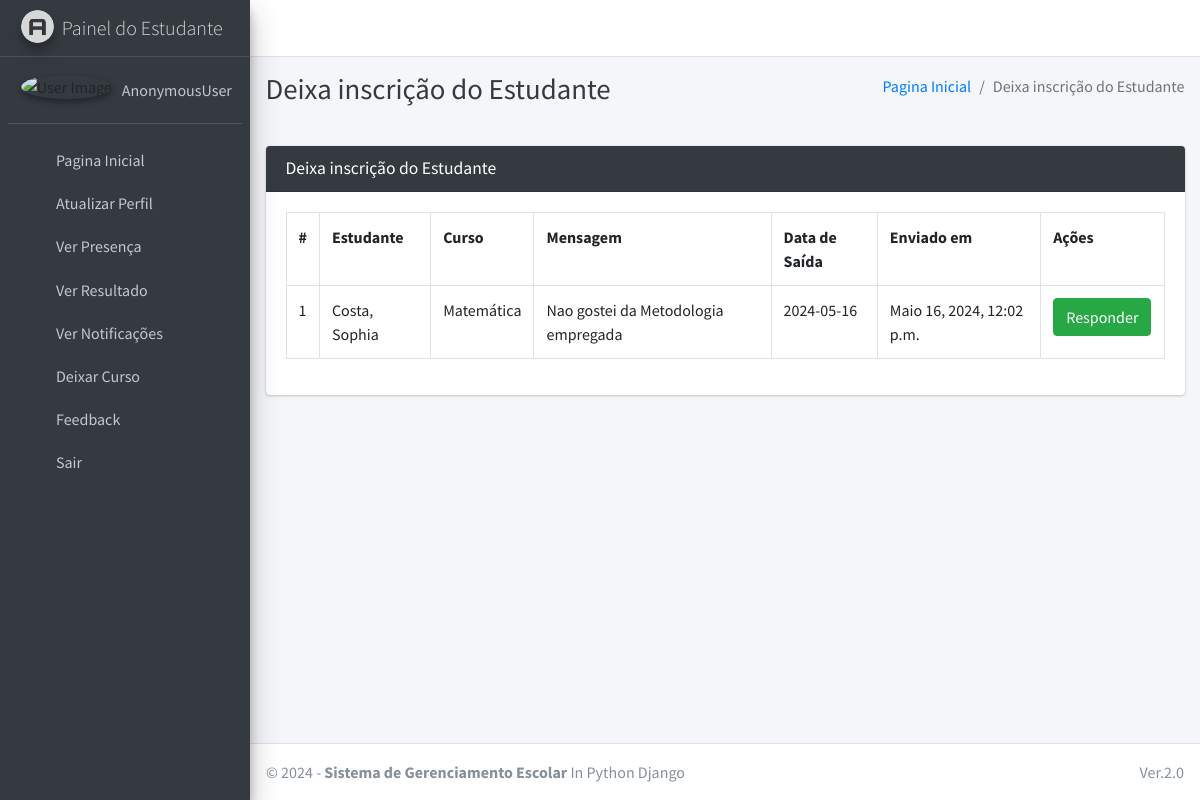
The app's page /student/view/leave/ with its own data.
### main_app/models.py (models this page shows, shortened)
class LeaveReportStudent(models.Model):
    student = models.ForeignKey(Student, on_delete=models.CASCADE)
    date = models.CharField(max_length=60)
    message = models.TextField()
    status = models.SmallIntegerField(default=0)
    created_at = models.DateTimeField(auto_now_add=True)
    updated_at = models.DateTimeField(auto_now=True)

class Student(models.Model):
    admin = models.OneToOneField(CustomUser, on_delete=models.CASCADE)
    course = models.ForeignKey(Course, on_delete=models.DO_NOTHING, null=True, blank=False)
    session = models.ForeignKey(Session, on_delete=models.DO_NOTHING, null=True)
    def __str__(self):
        return self.admin.last_name + ", " + self.admin.first_name

class CustomUser(AbstractUser):
    USER_TYPE = ((1, "HOD"), (2, "Staff"), (3, "Student"))
    GENDER = [("M", "Male"), ("F", "Female")]
    username = None  # Removed username, using email instead
    email = models.EmailField(unique=True)
    user_type = models.CharField(default=1, choices=USER_TYPE, max_length=1)
    gender = models.CharField(max_length=1, choices=GENDER)
    profile_pic = models.ImageField()
    address = models.TextField()
    fcm_token = models.TextField(default="")  # For firebase notifications
    created_at = models.DateTimeField(auto_now_add=True)
    updated_at = models.DateTimeField(auto_now=True)
    USERNAME_FIELD = "email"
    REQUIRED_FIELDS = []
    objects = CustomUserManager()

class Course(models.Model):
    name = models.CharField(max_length=120)
    created_at = models.DateTimeField(auto_now_add=True)
    updated_at = models.DateTimeField(auto_now=True)
    def __str__(self):
        return self.name

### main_app/hod_views.py (the view, shortened to what this page needs)
# urls.py: path("student/view/leave/", hod_views.view_student_leave,
@csrf_exempt
def view_student_leave(request):
    if request.method != 'POST':
        allLeave = LeaveReportStudent.objects.all()
        context = {
            'allLeave': allLeave,
            'page_title': 'Deixa inscrição do Estudante'
        }
        return render(request, "hod_template/student_leave_view.html", context)

### main_app/templates/hod_template/student_leave_view.html (shortened to what this page needs)
{% extends 'main_app/base.html' %}
{% load static %}
{% block page_title %}{{page_title}}{% endblock page_title %}
{% block content %}
<section class="content">
    <div class="container-fluid">
        <div class="row">
            <div class="col-md-12">
                <div class="card card-dark">
                    <div class="card-header">
                        <h3 class="card-title">{{page_title}}</h3>
                    </div>
                    <div class="table card-body">
                        <table class="table table-bordered table-hover">
                            <tr>
                                <th>#</th>
                                <th>Estudante</th>
                                <th>Curso</th>
                                <th>Mensagem</th>
                                <th>Data de Saída</th>
                                <th>Enviado em</th>
                                <th>Ações</th>
                            </tr>
                            {% for leave in  allLeave %}
                              <tr>
                                  <td>{{forloop.counter}}</td>
                                  <td>{{leave.student}}</td>
                                  <td>{{leave.student.course}}</td>
                                  <td>{{leave.message}}</td>
                                  <td>{{leave.date}}</td>
                                  <td>{{leave.created_at}}</td>
                                      {% if leave.status == 0 %}
                                           <td> <button data-toggle = "modal" data-target = "#reply_modal" value="{{leave.id}}" class="btn btn-success reply_open_modal">Responder</button>
{% elif leave.status == -1 %}
<td><span  class='badge badge-danger'>Reprovado/span></td>
{% else %}
<td><span  class='badge badge-success'>Aprovado</span></td>
                                            <td>{{feedback.updated_at}}</td>
                                      {% endif %}
                                  </td>
                              </tr>
                            {% endfor %}
                        </table>
                    </div>
                    </div>
            </div>
        </div>
    </div>
</section>
{% endblock content %}

### records on screen
LeaveReportStudent: student "Costa, Sophia", student.course "Matemática", message "Nao gostei da Metodologia empregada", date "2024-05-16", created_at "Maio 16, 2024, 12:02 p.m."

### other values on screen
{{ user }} "AnonymousUser"
{{ page_title }} "Deixa inscrição do Estudante"
